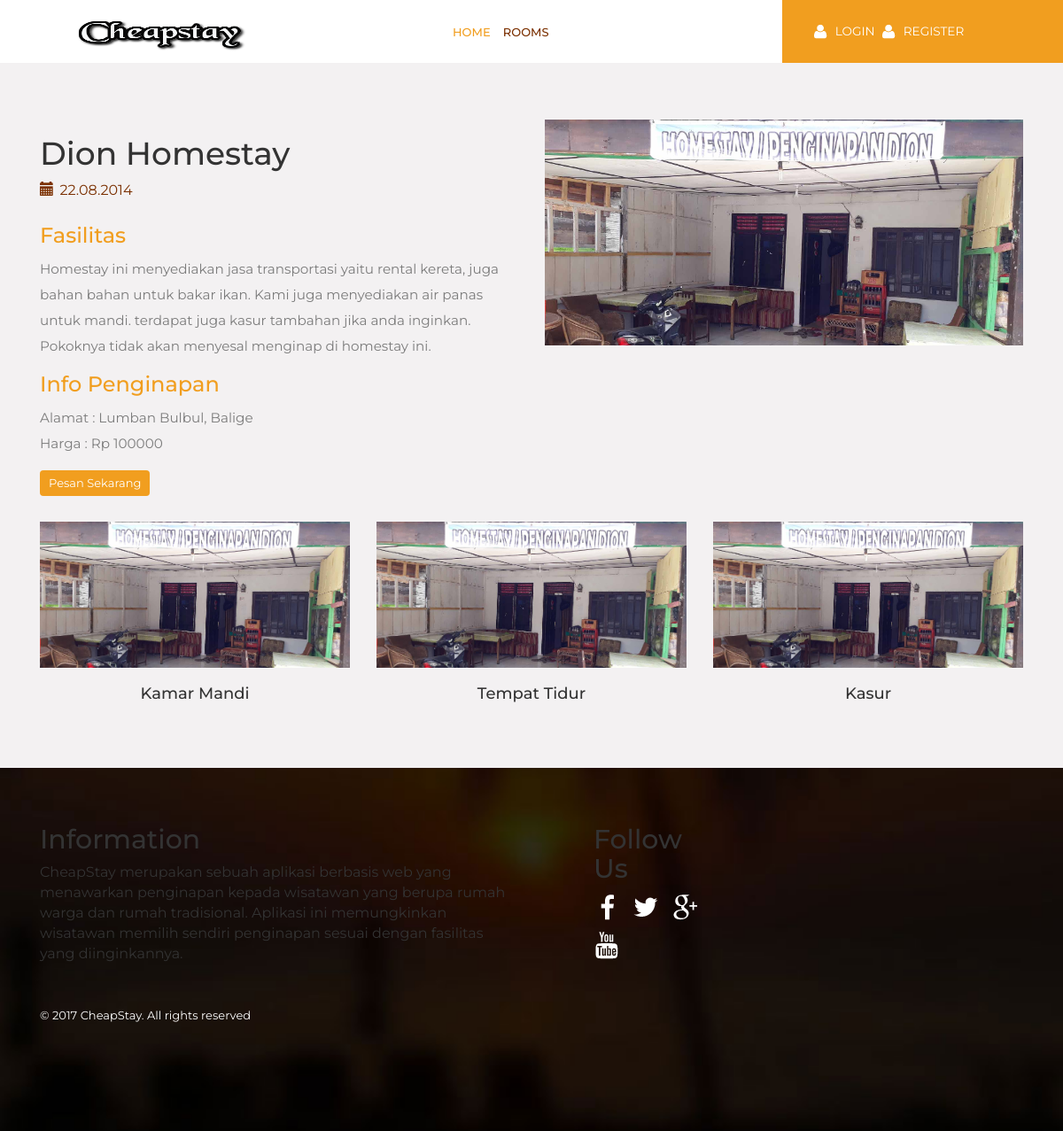
Page /single.php?id=1 on the committed database.
### tables this page shows
CREATE TABLE `penginapan` (
  `id` int(4) NOT NULL,
  `nama` varchar(30) NOT NULL,
  `harga` int(30) NOT NULL,
  `jenis` int(5) NOT NULL,
  `gambar` varchar(300) NOT NULL,
  `keterangan` varchar(200) NOT NULL,
  `luas` double NOT NULL,
  `jumlah_bed` int(11) NOT NULL,
  `jumlah_bath` int(11) NOT NULL,
  `fasilitas` text NOT NULL,
  `alamat` varchar(40) NOT NULL
);

### single.php (the view, shortened to what this page needs)
<!DOCTYPE HTML>
<html>
<head>
<link href="css/bootstrap.css" rel='stylesheet' type='text/css' />
<link href="css/style.css" rel='stylesheet' type='text/css' />
</head>
<body>
<div class="header">
		   <div class="col-sm-8 header-left">
					 <div class="logo">
						<a href="index.php"><img src="images/logo2.png"style="height: 40px; width: 200px " alt=""/></a>
					 </div>
					 <div class="menu">
						    <ul class="nav" id="nav">
						    	<li class="active"><a href="index.php">Home</a></li>
						    	<li><a href="rooms2.php">Rooms</a></li>
							</ul>
				    </div>
	    		    <div class="clearfix"></div>
	    	    </div>
          <?php
          if(isset($_SESSION['is_logged_in'])){
            if($_SESSION['level']==1){
            echo "
              <div class='col-sm-4 header_right'>
                <div id='loginContainer'><a href='#' id='loginButton'><img src='images/login.png'><span>Selamat datang ".$_SESSION['user']."</span></a>
                <a href='logout.php' id='loginButton'><span>Logout</span></a>
               </div>
              <div class='clearfix'></div>
              </div>
            ";}
            else{
              echo "
              <div class='col-sm-4 header_right'>
                <div id='loginContainer'><a href='#' id='loginButton'><img src='images/login.png'><span>Selamat datang ".$_SESSION['admin']."</span></a>
                <a href='logout.php' id='loginButton'><span>Logout</span></a>
               </div>
              <div class='clearfix'></div>
              </div>
            ";}
            }
          else{
            echo "
              <div class='col-sm-4 header_right'>
                <div id='loginContainer'>
                    <a href='#' data-toggle='modal' data-target='#myModal4'><img src='images/login.png'><span>Login</span></a>
                    <a href='#' data-toggle='modal' data-target='#myModal5'><img src='images/login.png'><span>register</span></a>
               </div>
              <div class='clearfix'></div>
              </div>
            ";
          }
          ?>
	                    <div class="clearfix"></div>
   </div>
		 <div class="single">
			<div class="container">
			<div class="col-md-6 sing">
				<div class=" single-grid">
					<div class="lone-line">
					<?php
			            include 'koneksi.php';
			            $id = $_GET['id'];
			            $query = "SELECT * FROM penginapan where id = $id";
			            $result = mysqli_query($konek_db,$query);
			            if (mysqli_num_rows($result)>0) {
			            	while ($row = mysqli_fetch_array($result)){
			            		?>
			            		<h1><?php echo $row['nama']; ?></h1>
			            <div class="cal">
							<ul>
								<li><span ><i class="glyphicon glyphicon-calendar"> </i>22.08.2014</span></li>
							</ul>
						</div>
						<h2><br> Fasilitas</h2>
						<p><?php echo $row['fasilitas']; ?></p>
						<h2>Info Penginapan</h2>
						<p>Alamat : <?php echo $row['alamat']; ?> <br> Harga  : Rp <?php echo $row['harga']; ?></p>
					</div>
			        <?php
			        if(isset($_SESSION['is_logged_in'])){
			        echo"
							<a class='btn3' href='pembayaran.php?&id=" . $row['id'] . "&jenis=" . $_SESSION['jenis'] . "&in=" . $_SESSION['in'] . "&out=" . $_SESSION['out'] . "&jumlah=" . $_SESSION['jumlah'] . "&harga=" . $_SESSION['harga'] . "' >Pesan Sekarang</a>
			        ";
			    	}
			    	else{
			    	echo"
			    		<a href='#' class='btn3' data-toggle='modal' data-target='#myModal4'>Pesan Sekarang</a>
			    	";
			    	}
			        ?>
				</div>
			</div>
			<div class="col-md-6 sing">
				<div class=" single-grid">
					<img class="img-responsive" src="<?php echo $row['gambar']; ?>" alt=""  class="img-responsive">
				</div>
			</div>
			</div>
			<div class="container" style="padding-top: 25px;">
				<div class="col-md-4 wow fadeInLeft" data-wow-delay="0.4s">
				    <img src="<?php echo $row['gambar']; ?>" class="img-responsive" alt=""/>
					<div class="living_desc">
					<h4 style="text-align: center;"><br> Kamar Mandi</h4>
					</div>
				</div>
	   	     	<div class="col-md-4 wow fadeInLeft" data-wow-delay="0.4s">
				    <img src="<?php echo $row['gambar']; ?>" class="img-responsive" alt=""/>
					<div class="living_desc">
					<h4 style="text-align: center;"><br> Tempat Tidur</h4>
					</div>
				</div>
	   	     	<div class="col-md-4 wow fadeInLeft" data-wow-delay="0.4s">
				    <img src="<?php echo $row['gambar']; ?>" class="img-responsive" alt=""/>
					<div class="living_desc">
					<h4 style="text-align: center;"><br> Kasur</h4>
					</div>
				</div>
			</div>
	</div>
			            		<?php
			            	}
			            }
			            else {
			                echo"kosong";
			            }
			            ?>
   <div class="footer">
   	<div class="container">
	  <div class="footer_grids">
	     <div class="col-md-6" >
			<h2>Information</h2>
			<p> CheapStay merupakan sebuah aplikasi berbasis web yang menawarkan penginapan kepada wisatawan yang berupa rumah
            warga dan rumah tradisional. Aplikasi ini memungkinkan wisatawan memilih sendiri penginapan sesuai dengan fasilitas yang diinginkannya.
         </p>
         <div class="copy wow fadeInRight" data-wow-delay="0.4s">
              <p> &copy; 2017 CheapStay. All rights reserved</p>
           </div>
		  </div>
		  <div class="footer-grid last_grid" style="padding-left: 70px;">
			<h2>Follow Us</h2>
			<ul class="footer_social wow fadeInLeft" data-wow-delay="0.4s">
			  <li><a href=""> <i class="fb"> </i> </a></li>
			  <li><a href=""><i class="tw"> </i> </a></li>
			  <li><a href=""><i class="google"> </i> </a></li>
			  <li><a href=""><i class="u_tube"> </i> </a></li>
		 	</ul>
		  </div>
		  <div class="clearfix"> </div>
	   </div>
      </div>
   </div>
</body>
</html>

### css/style.css (style rules this page uses)
h4, h5, h6, h1, h2, h3 { margin-top: 0; }
ul, ol { margin: 0; }
p { margin: 0; }
html, body { font-family: 'Montserrat', sans-serif; font-size: 100%; background:#fff; }
body a { transition:0.5s all; -webkit-transition:0.5s all; -moz-transition:0.5s all; -o-transition:0.5s all; -ms-transition:0.5s all; }
.header { background:#fff; padding:0; margin-left: 16em; }
.header-left { padding: 9px 0; }
.logo { float: left; margin: 10px 0px 0px 0px; width:30%; }
.menu { float:left; margin: 13px 0 0; width:70%; text-align:center; }
.menu li { display:inline-block; }
.menu li:first-child { margin-left:0; }
.menu li a { display: block; font-size: 0.85em; text-transform: uppercase; margin: 5px 10px; color:#7B3000; padding:0; -webkit-transition: all 0.3s ease; -moz-transition: all 0.3s ease; -o-transition: all 0.3s ease; transition: all 0.3s ease; font-weight:500; }
.menu li a:hover ,.menu li.active a { color:#F19E1F; }
.nav:before, .nav:after { content: " "; display: table; }
.nav:after { clear: both; }
.header_right { padding:0; }
#loginContainer { position:relative; background:#F19E1F; padding:1.5em 2em; }
#loginContainer a span { padding:0px 0px 0 5px; color: #fff; text-transform: uppercase; font-size: 0.85em; }
.footer { background: url(../images/footer.jpg) no-repeat center top; background-size: cover; -webkit-background-size: cover; -moz-background-size: cover; -o-background-size: cover; min-height: 410px; text-align: center; padding-top:4em; }
.footer_grids { text-align: left; padding-bottom:3em; }
.footer-grid { float: left; width: 17.7%; margin-right: 23%; }
.last_grid { margin-right: 0; }
ul.footer_social { padding:0; list-style:none; }
ul.footer_social li { display: inline-block; margin-right:10px; }
ul.footer_social li a i { width:30px; height: 35px; display: block; background: url(../images/img-sprite.png)no-repeat; }
ul.footer_social li a i.fb { background-position:-17px -252px; }
ul.footer_social li a i.tw { background-position:-59px -253px; }
ul.footer_social li a i.google { background-position:-109px -253px; }
ul.footer_social li a i.u_tube { background-position:-162px -253px; }
.copy { margin-top:3em; }
.copy p { font-size: 0.8125em; color: #fff; }
.lone-line { padding: 1.2em 0em 0em 0em; background: #f3f1f2; }
.single-grid { margin:0em 0 3em; background: #fff; }
.single-grid h2 { margin:0 0 0.3em; font-size:1.5em; color:#F19E1F; }
.single-grid p { margin:0.7em 0 1em; font-size:0.95em; color:#7c7c7c; line-height:1.9em; }
.cal ul { padding: 0px; }
.cal ul li { display: inline-block; }
.cal ul li span { color:#7B3000; font-size:1em; margin-right: 1em; }
.single { padding: 4em 0; background: #f3f1f2; }
i.glyphicon.glyphicon-calendar { margin: 0em 0.4em 0em 0em; }
.btn3 { float: left; font-size: 13px; background-color:#F19E1F; color: white; padding:5px 10px; border-radius: 4px; -webkit-border-radius: 4px; -moz-border-radius: 4px; -o-border-radius: 4px; display: inline-block; }
@media (max-width:1440px) { .logo img { width: 100%; } }
@media (max-width:1440px) { .header { margin-left: 10em; } }
@media (max-width:1366px) { .header { margin-left: 8em; } }
@media (max-width:1280px) { .header { margin-left:5em; } }
@media (max-width:1280px) { #loginContainer { width:85%; float: right; } }
@media (max-width:1280px) { .menu li a { margin: 5px 5px; font-size: 0.8125em; } }

### rows in the picture
penginapan: nama "Dion Homestay", fasilitas "Homestay ini menyediakan jasa transportasi yaitu rental kereta, juga bahan bahan untuk bakar ikan. Kami juga menyediakan air panas untuk mandi. terdapat juga kasur tambahan jika anda inginkan. Pokoknya tidak akan menyesal menginap di homestay ini.", alamat "Lumban Bulbul, Balige", harga "100000", gambar (picture)
